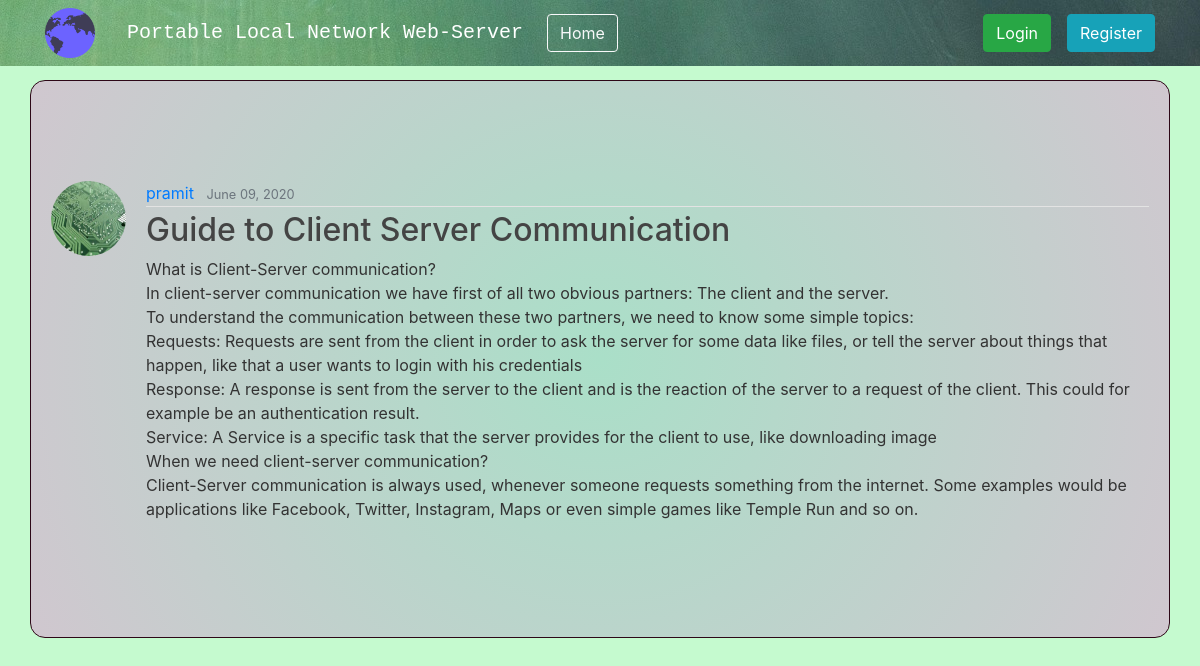
The page /post/33/ on the database its author committed.
### blog/models.py (models this page shows, shortened)
class Post(models.Model):
    title = models.CharField(max_length=100)
    content = models.TextField()
    date_posted = models.DateTimeField(default=timezone.now)
    author = models.ForeignKey(User, on_delete=models.CASCADE)

### users/models.py (models this page shows, shortened)
class Profile(models.Model):
    user = models.OneToOneField(User, on_delete=models.CASCADE)
    image = models.ImageField(default='default.jpg', upload_to='profile_pics')

### blog/views.py (the view)
# urls.py: path('post/<int:pk>/', PostDetailView.as_view(), name='post-detail'),
class PostDetailView(DetailView):
    model = Post

### blog/templates/blog/post_detail.html (shortened to what this page needs)
{% extends "blog/base.html" %}
{% block content %}
  <article class="media content-section">
    <img class="rounded-circle article-img" src="{{ object.author.profile.image.url }}">
    <div class="media-body">
      <div class="article-metadata">
        <a class="mr-2" href="{% url 'user-posts' object.author.username %}">{{ object.author }}</a>
        <small class="text-muted">{{ object.date_posted|date:"F d, Y" }}</small>
      </div>
      <h2 class="article-title">{{ object.title }}</h2>
      <p class="article-content">{{ object.content }}</p>
    </div>
  </article>
{% endblock content %}

### blog/static/blog/main.css (style rules this page uses)
body { background: #c5facf; background-image: url("../../../media/bread_board.jpg"); background-repeat: no-repeat; color: #333333; margin-top: 5rem; }
h1, h2, h3, h4, h5, h6 { color: #444444; }
.content-section { background: rgb(166,223,182); background: radial-gradient(circle, rgb(170, 223, 200) 0%, rgb(208, 199, 207) 100%); background-repeat: no-repeat; padding: 100px 20px; border: 1px solid #2d0717; border-radius: 15px; margin-bottom: 20px; }
.article-title { color: #444444; }
.article-content { white-space: pre-line; }
.article-img { height: 75px; width: 75px; margin-right: 20px; animation:spin 150s linear infinite; }
.article-metadata { padding-bottom: 1px; margin-bottom: 4px; border-bottom: 1px solid #e3e3e3 }

### rows shown on the page
Post: author.profile.image (placeholder picture), author "pramit", date_posted "June 09, 2020", title "Guide to Client Server Communication", content "What is Client-Server communication? In client-server communication we have first of all two obvious partners: The client and the server. To understand the communication between these two partners, we need to know some simple topics: Requests: Requests are sent from the client in order to ask the server for some data like files, or tell the server about things that happen, like that a user wants to login with his credentials Response: A response is sent from the server to the client and is the reaction of the server to a request of the client. This could for example be an authentication result. Service: A Service is a specific task that the server provides for the client to use, like…"
